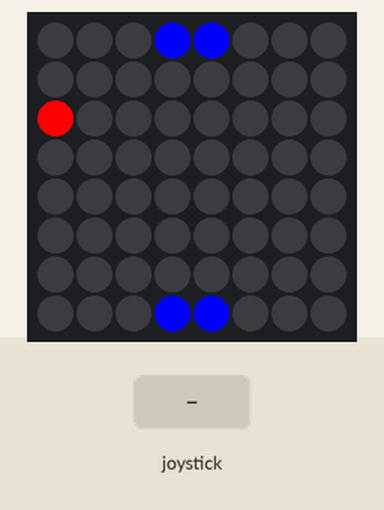
Simulated run of this program. Board: Raspberry Pi (BCM pin numbers) with a Sense HAT. On the bench: the Sense HAT's 8×8 RGB LED matrix. The inputs (shaded band) are chosen by the test bench. Random numbers come from a fixed seed; the 64×8 strip is a reading aid, not a part: it shows the text the matrix is scrolling, unrolled, one strip-width of it at a time. At 18.0 s the program stops and its outputs stay as they are.

Above: at 1.2 s.
1.3 s: joystick pushed up
At 1.9 s:
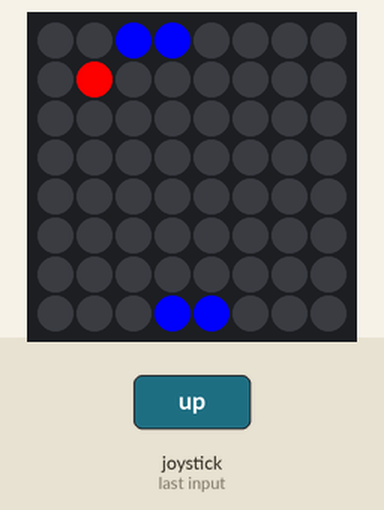
4.3 s: joystick pushed right
At 4.9 s:
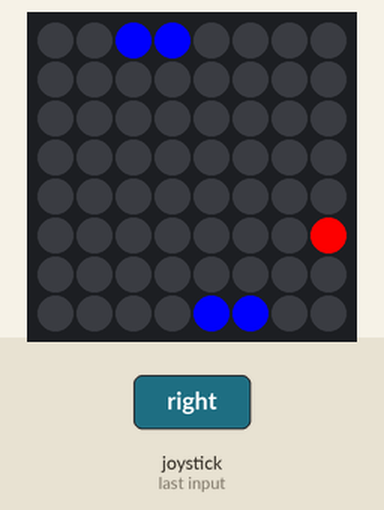
7.3 s: joystick pushed down
At 18.6 s:
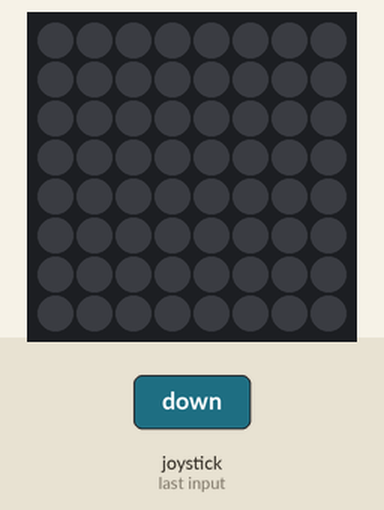

The program:

Simplified_Pong_game.py
```python
from sense_hat import SenseHat
import random
from time import sleep

sense = SenseHat()
speed = 0.5
basket = [7,4]
basket2 =[0,4]
score =0
oponent = 0
w = (0,0,0)
r = (255,0,0)
b = (0,0,255)
up_down = -1


game_space = [w,w,w,b,b,w,w,w,
              w,w,w,w,w,w,w,w,
              w,w,w,w,w,w,w,w,
              w,w,w,w,w,w,w,w,
              w,w,w,w,w,w,w,w,
              w,w,w,w,w,w,w,w,
              w,w,w,w,w,w,w,w,
              w,w,w,b,b,w,w,w]
def update_space(x, y, colour):
#index element from coordinate
 p = 8 * x + y
 game_space[p] = colour
 sense.set_pixels(game_space)
def left(event):
 if event.action == 'pressed':
#the basket reached the left side
  if basket [0] - 1 ==0 :
   pass
#move basket one position left
  else:
   update_space(basket[0], basket[1], w)
   basket[1] -= 1
   update_space(basket[0], basket[1] - 1, b)
def left2(event):
 if event.action == 'pressed':
#the basket reached the left side
  if basket2 [0] - 1 ==0 :
   pass
#move basket one position left
  else:
   update_space(basket2[0], basket2[1], w)
   basket2[1] -= 1
   update_space(basket2[0], basket2[1] - 1, b)

def right(event):
 if event.action == 'pressed':
#the basket reached the right side
  if basket[1] + 1 == 8:
   pass
#move basket one position left
  else:
   update_space(basket[0], basket[1] - 1, w)
   basket[1] += 1
   update_space(basket[0], basket[1], b)
def right(event):
 if event.action == 'pressed':
#the basket reached the right side
  if basket[1] + 1 == 8:
   pass
#move basket one position left
  else:
   update_space(basket[0], basket[1] - 1, w)
   basket[1] += 1
   update_space(basket[0], basket[1], b)
def right2(event):
 if event.action == 'pressed':
#the basket reached the right side
  if basket2[1] + 1 == 8:
   pass
#move basket one position left
  else:
   update_space(basket2[0], basket2[1] - 1, w)
   basket2[1] += 1
   update_space(basket2[0], basket2[1], b)


sense.stick.direction_left = left
sense.stick.direction_right = right
sense.stick.direction_up= left2
sense.stick.direction_down = right2

sense.clear()
sense.set_pixels(game_space)
game_alive = True

while game_alive:
#initialize position and direction of the ball
#(x,y) – ball coordinate, d - direction
 x = 4
 y = random.randint(0,7)
# random.choice() – randomly selects a value from a list

 d = random.choice([-1,1])
#put the ball into the game space
 update_space(x, y, r)
#while the ball is in the game space
 while True:
  sleep(speed)
  update_space(x, y, w)
#ball is on the edge of x dimension

  if x == 7:
   if y == basket[1] - 1 or y == basket[1]:
#ball is in the basket
    update_space(x, y, b)
    score += 1


    up_down  = -1

    #break
   else:
#ball is out of the space
    game_alive = False
    break
#ball reached the right side of the space
  if x == 0:
   if y == basket2[1] - 1 or y == basket2[1]:
#ball is in the basket
    update_space(x, y, b)
    oponent += 1


    up_down = 1

   # break
   else:
#ball is out of the space
    game_alive = False
    break
  if y == 7 and d == 1:
   d = -1
  #ball reached the left side of the space
  elif y == 0 and d == -1:
   d = 1

  y += d
  #tmp = x
  if up_down == -1:
   x -= 1
  elif up_down == 1:
   x += 1
  update_space(x, y, r)


sense.clear()
sense.show_message('Game over!', scroll_speed=0.05, back_colour=w)
sense.show_message('Score: ' +  str(score)+ 'oponent: '+ str(oponent), scroll_speed=0.05,back_colour=w)


   
```

Measured:
- what the display in image 1 shows lasts 0.5 s, from 1.5 s to 2.0 s
